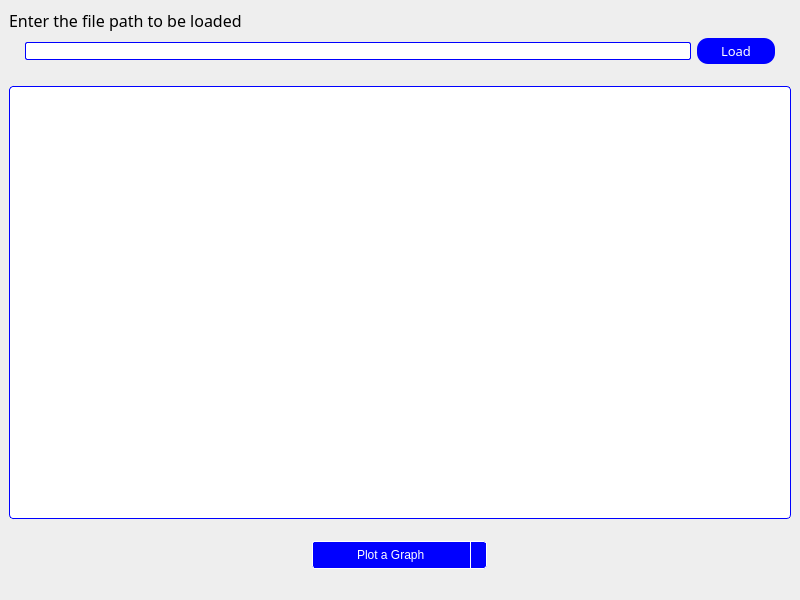
<?xml version="1.0" encoding="UTF-8"?>
<ui version="4.0">
 <class>MainWindow</class>
 <widget class="QMainWindow" name="MainWindow">
  <property name="geometry">
   <rect>
    <x>0</x>
    <y>0</y>
    <width>800</width>
    <height>600</height>
   </rect>
  </property>
  <property name="windowTitle">
   <string>Plotter</string>
  </property>
  <property name="styleSheet">
   <string notr="true">background-color : #EEE;</string>
  </property>
  <property name="toolButtonStyle">
   <enum>Qt::ToolButtonIconOnly</enum>
  </property>
  <widget class="QWidget" name="centralwidget">
   <layout class="QGridLayout" name="gridLayout">
    <item row="0" column="0">
     <widget class="QLabel" name="label">
      <property name="font">
       <font>
        <family>Tw Cen MT</family>
        <pointsize>12</pointsize>
       </font>
      </property>
      <property name="text">
       <string>Enter the file path to be loaded</string>
      </property>
     </widget>
    </item>
    <item row="3" column="0">
     <layout class="QHBoxLayout" name="horizontalLayout_2">
      <item>
       <widget class="QComboBox" name="comboBox">
        <property name="sizePolicy">
         <sizepolicy hsizetype="Fixed" vsizetype="Fixed">
          <horstretch>0</horstretch>
          <verstretch>0</verstretch>
         </sizepolicy>
        </property>
        <property name="styleSheet">
         <string notr="true">QComboBox{
background-color: rgb(0, 0, 255);
color: rgb(255, 255, 255);
padding:5px 44px 5px 44px;
border:1px solid white;
border-radius:3px;
}
QComboBox::drop-down {
    border-left-width: 1px;
    border-left-color: white;
    border-left-style: solid;
    border-top-right-radius: 3px;
    border-bottom-right-radius: 3px;
}
QComboBox::down-arrow {
    image: url(arrow.png);
}
QComboBox QAbstractItemView {
    border: 1px solid blue;
    selection-background-color: blue;
	selection-color: white;
}</string>
        </property>
        <property name="editable">
         <bool>false</bool>
        </property>
        <property name="currentIndex">
         <number>0</number>
        </property>
        <property name="iconSize">
         <size>
          <width>16</width>
          <height>16</height>
         </size>
        </property>
        <item>
         <property name="text">
          <string>Plot a Graph</string>
         </property>
        </item>
        <item>
         <property name="text">
          <string>Bar Plot</string>
         </property>
        </item>
        <item>
         <property name="text">
          <string>Histogram</string>
         </property>
        </item>
        <item>
         <property name="text">
          <string>Pie Chart</string>
         </property>
        </item>
        <item>
         <property name="text">
          <string>Line Plot</string>
         </property>
        </item>
        <item>
         <property name="text">
          <string>Scatter Plot</string>
         </property>
        </item>
       </widget>
      </item>
     </layout>
    </item>
    <item row="1" column="0">
     <layout class="QHBoxLayout" name="horizontalLayout">
      <property name="leftMargin">
       <number>16</number>
      </property>
      <property name="rightMargin">
       <number>16</number>
      </property>
      <item>
       <widget class="QLineEdit" name="path">
        <property name="styleSheet">
         <string notr="true">border : 1px solid rgb(0, 0, 255);
background-color : #FFF;
border-radius : 2px;</string>
        </property>
       </widget>
      </item>
      <item>
       <widget class="QPushButton" name="load">
        <property name="sizePolicy">
         <sizepolicy hsizetype="Fixed" vsizetype="Fixed">
          <horstretch>0</horstretch>
          <verstretch>0</verstretch>
         </sizepolicy>
        </property>
        <property name="font">
         <font>
          <family>Tw Cen MT</family>
          <pointsize>10</pointsize>
          <weight>50</weight>
          <bold>false</bold>
         </font>
        </property>
        <property name="styleSheet">
         <string notr="true">background-color : rgb(0, 0, 255);
color : rgb(255, 255, 255);
padding-left : 24px;
padding-right : 24px;
padding-top : 4px;
padding-bottom : 4px;
border-radius : 11px;
</string>
        </property>
        <property name="text">
         <string>Load</string>
        </property>
       </widget>
      </item>
     </layout>
    </item>
    <item row="2" column="0">
     <widget class="QListView" name="list">
      <property name="styleSheet">
       <string notr="true">background-color : white;
border : 1px solid blue;
border-radius : 4px;
margin-top : 16px;
margin-bottom : 16px;</string>
      </property>
     </widget>
    </item>
   </layout>
  </widget>
  <widget class="QMenuBar" name="menubar">
   <property name="geometry">
    <rect>
     <x>0</x>
     <y>0</y>
     <width>800</width>
     <height>21</height>
    </rect>
   </property>
  </widget>
  <widget class="QStatusBar" name="statusbar"/>
 </widget>
 <resources/>
 <connections/>
</ui>
